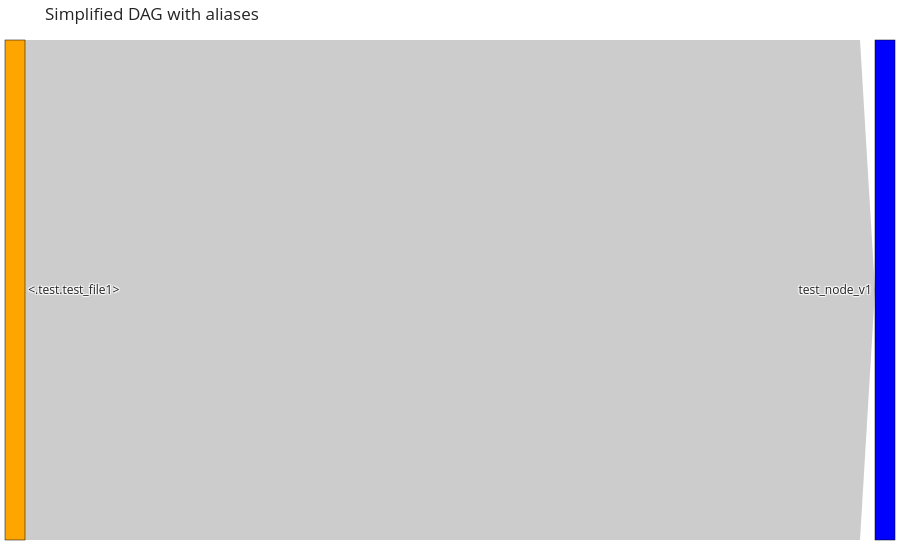

Write notebook code for a chart like this one.
### Markdown cell above
One can visualize the execution graph in jupyter by executing:

### Code cell
ur.draw_execution_dag()

### Figure 1 — Plotly figure (JSON) as saved in the notebook; plotly's stock layout.template omitted (floating-point values rounded to 4 significant figures)
{"data": [{"link": {"arrowlen": 15, "source": [1], "target": [0], "value": [1]}, "node": {"color": ["blue", "orange"], "customdata": ["<b>UNodeExeID:</b> test_node_v1_w1_0d46b87a3f736f3a14bd5a373bbba0db<br><b>Alias:</b> 0", "<b>UNodeExeID:</b> <.test.test_file1><br><b>Alias:</b> 1"], "hovertemplate": "%{customdata}<extra></extra>", "label": ["test_node_v1", "<.test.test_file1>"], "line": {"color": "black", "width": 0.5}, "pad": 15, "thickness": 20}, "type": "sankey"}], "layout": {"hovermode": "closest", "margin": {"b": 20, "l": 5, "r": 5, "t": 40}, "showlegend": false, "title": {"text": "Simplified DAG with aliases"}, "xaxis": {"showgrid": false, "showticklabels": false, "visible": false, "zeroline": false}, "yaxis": {"showgrid": false, "showticklabels": false, "visible": false, "zeroline": false}}}
